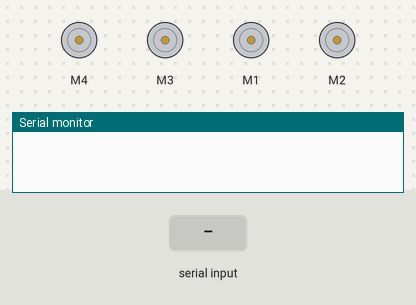
A sketch run on a simulated Arduino Uno, built with avr-gcc and run on an emulated ATmega328P. On the bench: 4 × DC motor (green arrow = forward, orange = backward, longer = faster), the last lines printed to the serial monitor. The test bench sets the inputs (shaded band).

Above: at 1.2 s.
1.3 s: "F" received over Serial
At 2.5 s:
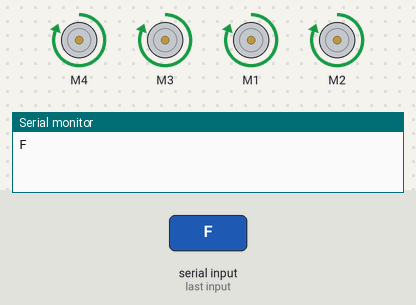
2.8 s: "B" received over Serial
At 3.6 s:
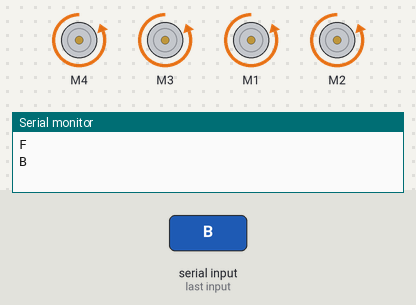
4.3 s: "L" received over Serial
At 4.8 s:
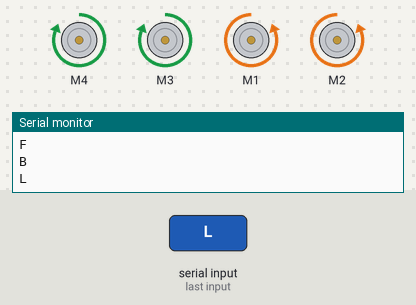
5.8 s: "R" received over Serial
At 7.1 s:
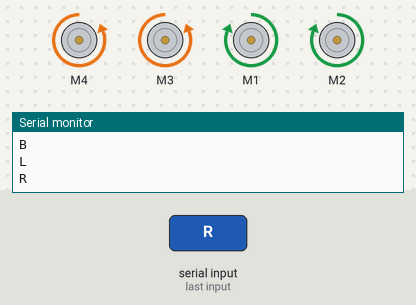
Timing chart, 0 to 8.3 s (numbered marks = the images above; inputs shaded):
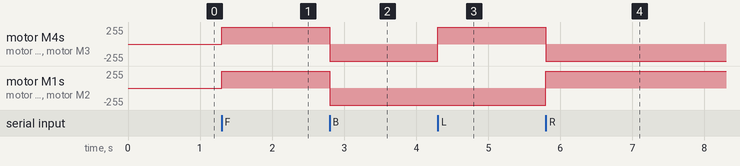

The sketch:

Bluetooth_control.ino
```cpp
  #include <AFMotor.h>


  #define MAX_SPEED 190 // sets speed of DC  motors
  #define MAX_SPEED_OFFSET 20
  #define Echo A0
  #define Trig A1


  char value;
  char t;
  int pwm;
  const int speed = 100; // percent of maximum speed


  AF_DCMotor Motor_Left_Front(4, MOTOR34_1KHZ); // Motor 4
  AF_DCMotor Motor_Right_Front(3, MOTOR34_1KHZ); // Motor 3
  AF_DCMotor Motor_Left_Rear(1, MOTOR12_1KHZ); // Motor 1
  AF_DCMotor Motor_Right_Rear(2, MOTOR12_1KHZ); // Motor 2

  int speedSet = 0;

  void setup() {

    Serial.begin(9600);

    pwm= map(speed, 0,100, 0,255);
    Motor_Left_Front.setSpeed(pwm);
    Motor_Right_Front.setSpeed(pwm);
    Motor_Left_Rear.setSpeed(pwm);
    Motor_Right_Rear.setSpeed(pwm);

  }

  void loop() {

    pinMode(Trig, OUTPUT);
    pinMode(Echo, INPUT);

  //Obstacle();
  Bluetoothcontrol();
  //voicecontrol();
}
void Bluetoothcontrol() {
  if (Serial.available() > 0) {
    value = Serial.read();
    Serial.println(value);
  }
  if (value == 'F') {
    forward();
  } else if (value == 'B') {
    backward();
  } else if (value == 'L') {
    left();
  } else if (value == 'R') {
    right();
  } else if (value == 'S') {
    Stop();
  }
}


void forward() {
  Motor_Left_Front.run(FORWARD);
  Motor_Left_Rear.run(FORWARD);
  Motor_Right_Front.run(FORWARD);
  Motor_Right_Rear.run(FORWARD);
}
void backward() {
  Motor_Left_Rear.run(BACKWARD);
  Motor_Right_Rear.run(BACKWARD);
  Motor_Right_Front.run(BACKWARD);
  Motor_Left_Front.run(BACKWARD);
}
void right() {
  Motor_Left_Rear.run(FORWARD);
  Motor_Right_Rear.run(FORWARD);
  Motor_Right_Front.run(BACKWARD);
  Motor_Left_Front.run(BACKWARD);
}
void left() {
  Motor_Left_Rear.run(BACKWARD);
  Motor_Right_Rear.run(BACKWARD);
  Motor_Right_Front.run(FORWARD);
  Motor_Left_Front.run(FORWARD);
}
void Stop() {
  Motor_Left_Front.run(RELEASE);
  Motor_Left_Rear.run(RELEASE);
  Motor_Right_Front.run(RELEASE);
  Motor_Right_Rear.run(RELEASE);
}
```

Measured:
- after the input at 1.3 s, motor M4, motor M3, motor M1, motor M2: stopped → forward 255/255 at once
- after the input at 2.8 s, motor M4, motor M3, motor M1, motor M2: forward 255/255 → backward 255/255 at once
- after the input at 4.3 s, motor M4, motor M3: backward 255/255 → forward 255/255 at once
- after the input at 5.8 s, motor M4, motor M3: forward 255/255 → backward 255/255 at once; motor M1, motor M2: backward 255/255 → forward 255/255 at once
